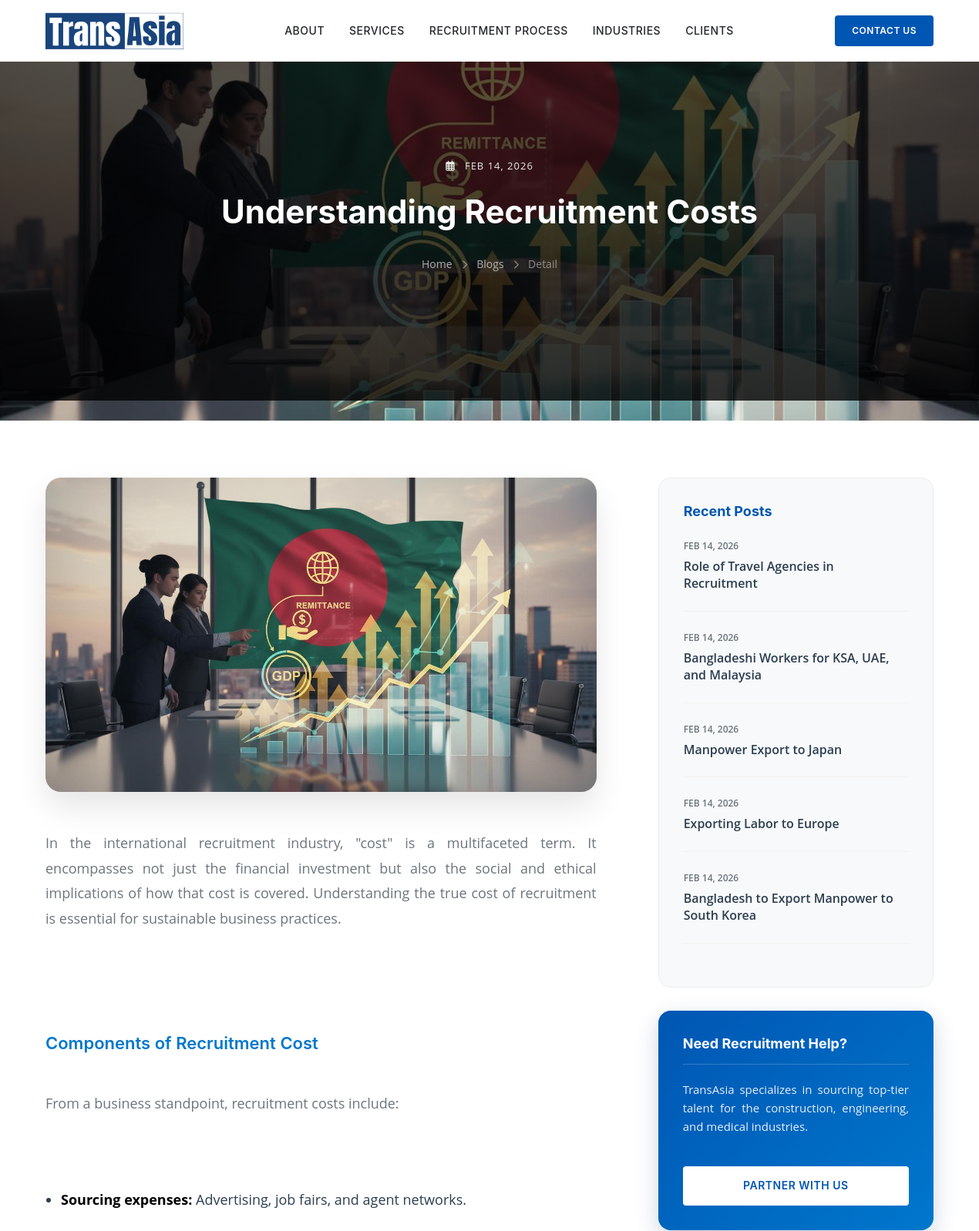
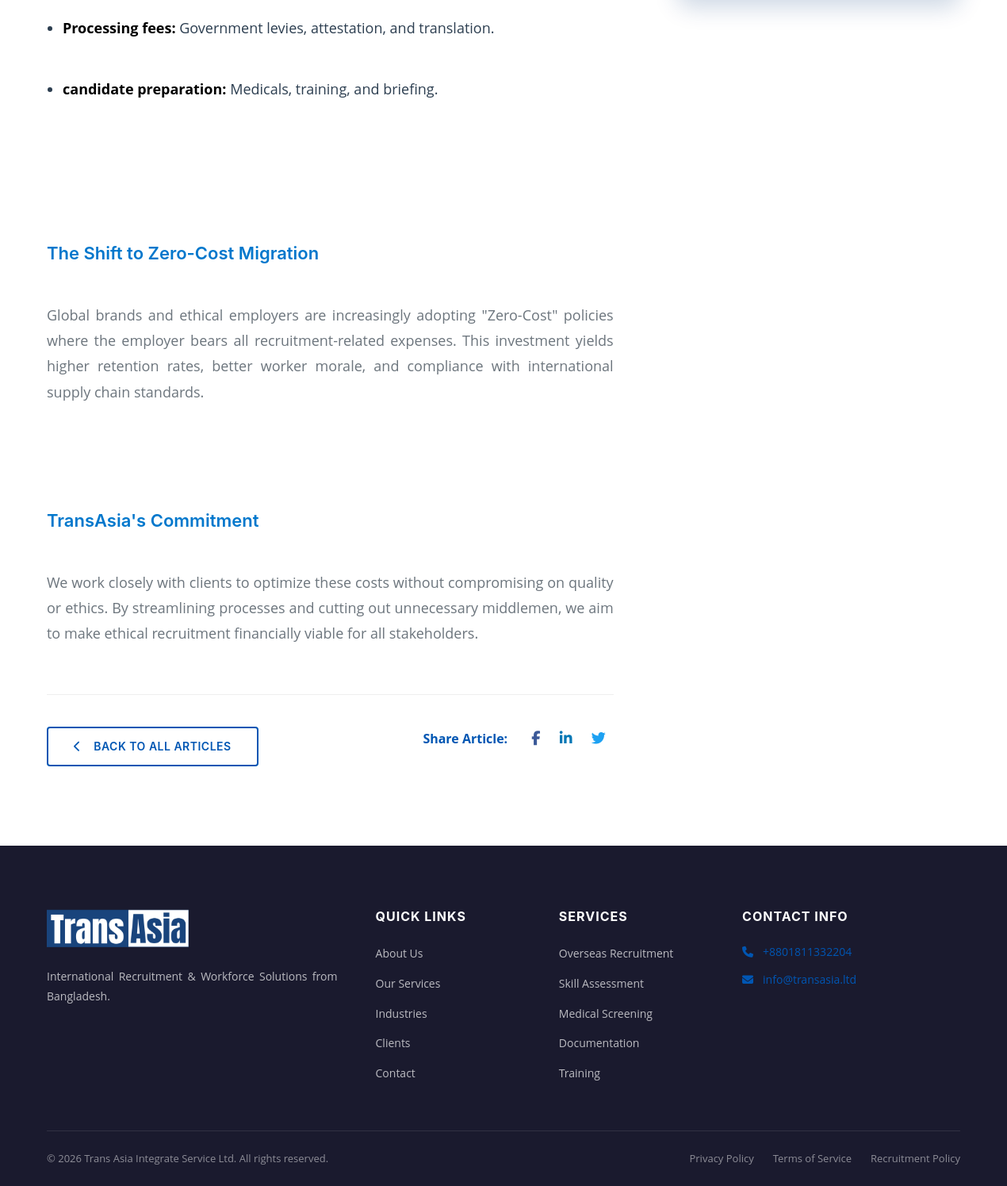
The app's page /blog-detail.php?slug=recruitment-cost with its own data (2 pictures, top to bottom).
### tables this page shows
CREATE TABLE `blogs` (
  `id` int(11) NOT NULL AUTO_INCREMENT,
  `title` varchar(255) NOT NULL,
  `slug` varchar(255) NOT NULL,
  `keywords` text DEFAULT NULL,
  `content` longtext DEFAULT NULL,
  `excerpt` text DEFAULT NULL,
  `image_url` varchar(255) DEFAULT NULL,
  `status` enum('Draft','Published') DEFAULT 'Draft',
  `created_at` timestamp NOT NULL DEFAULT current_timestamp(),
  `updated_at` timestamp NOT NULL DEFAULT current_timestamp() ON UPDATE current_timestamp(),
  PRIMARY KEY (`id`),
  UNIQUE KEY `slug` (`slug`)
);

CREATE TABLE `site_settings` (
  `setting_key` varchar(50) NOT NULL,
  `setting_value` text DEFAULT NULL,
  PRIMARY KEY (`setting_key`)
);

### includes/functions.php (called while the page is built, shortened)
<?php
function get_setting($key, $default = '') {
    global $pdo;
    try {
        $stmt = $pdo->prepare("SELECT setting_value FROM site_settings WHERE setting_key = ?");
        $stmt->execute([$key]);
        $value = $stmt->fetchColumn();
        return $value !== false ? $value : $default;
    } catch (Exception $e) {
        return $default;
    }
}
?>

### blog-detail.php (the view, shortened to what this page needs)
<?php
require_once 'includes/init.php';
$slug = $_GET['slug'] ?? '';
$stmt = $pdo->prepare("SELECT * FROM blogs WHERE slug = ? AND status = 'Published'");
$stmt->execute([$slug]);
$blog = $stmt->fetch();
?>
<!DOCTYPE html>
<html lang="en">
<head>
  <link rel="stylesheet" href="https://cdnjs.cloudflare.com/ajax/libs/font-awesome/6.5.1/css/all.min.css">
  <link rel="stylesheet" href="css/styles.css">
</head>
<body>
  <?php
    include 'includes/header.php';
  ?>
  <main>
    <section class="page-header" style="padding: 120px 0 80px;">
      <div class="page-header-bg" style="background-image: url('<?php echo $blog['image_url'] ?: get_setting('blogs_header_bg', 'images/blog-header.jpg'); ?>'); transform: scale(1.1);"></div>
      <div class="page-header-overlay" style="background: linear-gradient(rgba(0,0,0,0.6), rgba(0,0,0,0.8));"></div>
      <div class="container">
        <div class="blog-header-content text-center" data-aos="fade-up">
          <div class="blog-meta-top" style="color: rgba(255,255,255,0.9); margin-bottom: 24px; font-weight: 500; letter-spacing: 1px; text-transform: uppercase; font-size: 13px;">
            <i class="far fa-calendar-alt" style="margin-right: 8px;"></i> <?php echo date('M d, Y', strtotime($blog['created_at'])); ?>
          </div>
          <h1 style="font-size: 42px; line-height: 1.2; margin-bottom: 0;"><?php echo htmlspecialchars($blog['title']); ?></h1>
          <nav class="breadcrumb" aria-label="Breadcrumb" style="justify-content: center; margin-top: 32px; opacity: 0.8;">
            <a href="index.php">Home</a>
            <i class="fas fa-chevron-right"></i>
            <a href="blogs.php">Blogs</a>
            <i class="fas fa-chevron-right"></i>
            <span>Detail</span>
          </nav>
        </div>
      </div>
    </section>
    <section style="padding: 100px 0;">
      <div class="container">
        <div class="two-column" style="grid-template-columns: 2fr 1fr; align-items: flex-start; gap: 80px;">
          <div class="main-content" data-aos="fade-right">
            <?php if ($blog['image_url']): ?>
              <img src="<?php echo $blog['image_url']; ?>" alt="<?php echo htmlspecialchars($blog['title']); ?>" style="width: 100%; border-radius: 20px; margin-bottom: 50px; box-shadow: 0 20px 40px rgba(0,0,0,0.1);">
            <?php endif; ?>
            <div class="blog-content">
              <?php echo nl2br($blog['content']); ?>
            </div>
            <div class="blog-nav">
              <a href="blogs.php" class="btn btn-outline-dark"><i class="fas fa-chevron-left" style="margin-right: 8px;"></i> Back to All Articles</a>
              <div class="share-buttons">
                <span style="font-weight: 700; margin-right: 16px; color: var(--primary-blue);">Share Article:</span>
                <a href="#" style="color: #3b5998; margin: 0 10px; font-size: 18px;"><i class="fab fa-facebook-f"></i></a>
                <a href="#" style="color: #0077b5; margin: 0 10px; font-size: 18px;"><i class="fab fa-linkedin-in"></i></a>
                <a href="#" style="color: #1da1f2; margin: 0 10px; font-size: 18px;"><i class="fab fa-twitter"></i></a>
              </div>
            </div>
          </div>
          <aside class="blog-sidebar" data-aos="fade-left">
            <div class="sidebar-widget">
              <h4>Recent Posts</h4>
              <ul style="list-style: none; padding: 0; margin-top: 24px;">
                <?php
                $stmt = $pdo->prepare("SELECT title, slug, created_at FROM blogs WHERE status = 'Published' AND id != ? ORDER BY created_at DESC LIMIT 5");
                $stmt->execute([$blog['id']]);
                while ($recent = $stmt->fetch()):
                ?>
                  <li style="margin-bottom: 24px; padding-bottom: 24px; border-bottom: 1px solid #f1f1f1; last-child: border-bottom: none;">
                    <a href="blog-detail.php?slug=<?php echo $recent['slug']; ?>" style="text-decoration: none; color: #2c3e50; display: block; transition: color 0.3s;">
                      <div style="font-size: 12px; color: var(--text-muted); margin-bottom: 6px; font-weight: 600; text-transform: uppercase;"><?php echo date('M d, Y', strtotime($recent['created_at'])); ?></div>
                      <div style="font-weight: 600; line-height: 1.4; font-size: 16px;"><?php echo htmlspecialchars($recent['title']); ?></div>
                    </a>
                  </li>
                <?php endwhile; ?>
              </ul>
            </div>
            <div class="sidebar-widget cta-widget">
              <h4>Need Recruitment Help?</h4>
              <p>TransAsia specializes in sourcing top-tier talent for the construction, engineering, and medical industries.</p>
              <a href="contact.php" class="btn btn-white" style="margin-top: 24px; width: 100%; justify-content: center; font-weight: 600;">Partner With Us</a>
            </div>
          </aside>
        </div>
      </div>
    </section>
  </main>
  <?php include 'includes/footer.php'; ?>
</body>
</html>

### includes/footer.php (shortened to what this page needs)
<footer class="footer" role="contentinfo">
  <div class="container">
    <div class="footer-grid">
      <div class="footer-about">
        <div class="footer-logo">
          <img src="images/logo.png" alt="<?php echo htmlspecialchars(get_setting('site_name')); ?> Logo" height="40">
        </div>
        <p><?php echo htmlspecialchars(get_setting('site_description')); ?></p>
      </div>
      <div class="footer-links-column">
        <h4>Quick Links</h4>
        <ul class="footer-links">
          <li><a href="about.php">About Us</a></li>
          <li><a href="services.php">Our Services</a></li>
          <li><a href="industries.php">Industries</a></li>
          <li><a href="clients.php">Clients</a></li>
          <li><a href="contact.php">Contact</a></li>
        </ul>
      </div>
      <div class="footer-links-column">
        <h4>Services</h4>
        <ul class="footer-links">
          <li><a href="services.php">Overseas Recruitment</a></li>
          <li><a href="services.php">Skill Assessment</a></li>
          <li><a href="services.php">Medical Screening</a></li>
          <li><a href="services.php">Documentation</a></li>
          <li><a href="services.php">Training</a></li>
        </ul>
      </div>
      <div class="footer-contact">
        <h4>Contact Info</h4>
        <?php if ($phone = get_setting('support_phone')): ?>
          <p><i class="fas fa-phone"></i> <a href="tel:<?php echo htmlspecialchars($phone); ?>"><?php echo htmlspecialchars($phone); ?></a></p>
        <?php endif; ?>
        <?php if ($email = get_setting('primary_email')): ?>
          <p><i class="fas fa-envelope"></i> <a href="mailto:<?php echo htmlspecialchars($email); ?>"><?php echo htmlspecialchars($email); ?></a></p>
        <?php endif; ?>
      </div>
    </div>
    <div class="footer-bottom">
      <p>&copy; <?php echo date('Y'); ?> <?php echo htmlspecialchars(get_setting('site_name')); ?>. All rights reserved.</p>
      <div class="footer-bottom-links">
        <a href="#">Privacy Policy</a>
        <a href="#">Terms of Service</a>
        <a href="#">Recruitment Policy</a>
      </div>
    </div>
  </div>
</footer>

### css/styles.css (style rules this page uses)
:root { --primary-blue: #0056b3; --secondary-blue: #0077cc; --accent-green: #28a745; --bg-light: #f8f9fa; --text-dark: #212529; --text-muted: #6c757d; --white: #ffffff; --border-color: #ced4da; --shadow-sm: 0 2px 8px rgba(0, 0, 0, 0.08); --shadow-md: 0 4px 16px rgba(0, 0, 0, 0.12); --shadow-lg: 0 8px 32px rgba(0, 0, 0, 0.16); --transition: all 0.3s ease; --border-radius: 8px; --border-radius-sm: 4px; }
*, *::before, *::after { box-sizing: border-box; margin: 0; padding: 0; }
html { scroll-behavior: smooth; font-size: 16px; }
body { font-family: 'Open Sans', -apple-system, BlinkMacSystemFont, 'Segoe UI', Roboto, sans-serif; font-size: 16px; line-height: 1.6; color: var(--text-dark); background-color: var(--white); -webkit-font-smoothing: antialiased; -moz-osx-font-smoothing: grayscale; overflow-x: hidden; }
h1, h2, h3, h4, h5, h6 { font-family: 'Inter', -apple-system, BlinkMacSystemFont, 'Segoe UI', Roboto, sans-serif; font-weight: 700; line-height: 1.2; color: var(--text-dark); }
h1 { font-size: 48px; }
h3 { font-size: 24px; }
h4 { font-size: 20px; }
p { margin-bottom: 1rem; color: var(--text-muted); text-align: justify; }
a { color: var(--primary-blue); text-decoration: none; transition: var(--transition); }
img { max-width: 100%; height: auto; display: block; }
.container { max-width: 1200px; margin: 0 auto; padding: 0 24px; }
section { padding: 80px 0; }
.btn { display: inline-flex; align-items: center; justify-content: center; padding: 12px 32px; font-family: 'Inter', sans-serif; font-size: 14px; font-weight: 600; text-transform: uppercase; letter-spacing: 0.5px; border-radius: var(--border-radius-sm); border: 2px solid transparent; cursor: pointer; transition: var(--transition); gap: 8px; }
.btn-outline-dark { background-color: transparent; color: var(--primary-blue); border-color: var(--primary-blue); }
.btn-white { background-color: var(--white); color: var(--primary-blue); border-color: var(--white); }
.footer { background-color: #1a1a2e; color: var(--white); padding: 80px 0 0; }
.footer-grid { display: grid; grid-template-columns: 2fr 1fr 1fr 1.5fr; gap: 48px; margin-bottom: 48px; }
.footer-logo { margin-bottom: 24px; }
.footer-logo img { height: 48px; width: auto; }
.footer-about p { color: rgba(255, 255, 255, 0.7); font-size: 14px; line-height: 1.8; }
.footer h4 { color: var(--white); font-size: 16px; margin-bottom: 24px; text-transform: uppercase; letter-spacing: 1px; }
.footer-links { list-style: none; }
.footer-links li { margin-bottom: 12px; }
.footer-links a { color: rgba(255, 255, 255, 0.7); font-size: 14px; transition: var(--transition); }
.footer-contact p { color: rgba(255, 255, 255, 0.7); font-size: 14px; margin-bottom: 12px; display: flex; align-items: flex-start; gap: 12px; }
.footer-contact i { color: var(--primary-blue); margin-top: 4px; }
.footer-bottom { border-top: 1px solid rgba(255, 255, 255, 0.1); padding: 24px 0; display: flex; justify-content: space-between; align-items: center; flex-wrap: wrap; gap: 16px; }
.footer-bottom p { color: rgba(255, 255, 255, 0.5); font-size: 13px; margin: 0; }
.footer-bottom-links { display: flex; gap: 24px; }
.footer-bottom-links a { color: rgba(255, 255, 255, 0.5); font-size: 13px; }
.page-header { position: relative; height: 65vh; min-height: 500px; display: flex; align-items: center; justify-content: center; text-align: center; color: var(--white); padding-top: 80px; }
.page-header-bg { position: absolute; top: 0; left: 0; right: 0; bottom: 0; background-size: cover; background-position: center; z-index: -2; }
.page-header-overlay { position: absolute; top: 0; left: 0; right: 0; bottom: 0; background: linear-gradient(135deg, rgba(0, 86, 179, 0.9) 0%, rgba(0, 0, 0, 0.8) 100%); z-index: -1; }
.page-header h1 { color: var(--white); font-size: 42px; margin-bottom: 16px; }
.breadcrumb { display: flex; align-items: center; justify-content: center; gap: 12px; font-size: 14px; }
.breadcrumb a { color: rgba(255, 255, 255, 0.8); }
.breadcrumb i { font-size: 12px; color: rgba(255, 255, 255, 0.5); }
.breadcrumb span { color: rgba(255, 255, 255, 0.6); }
.two-column { display: grid; grid-template-columns: 1fr 1fr; gap: 64px; align-items: center; }
[data-aos] { opacity: 0; transition-property: opacity, transform; }
[data-aos="fade-up"] { transform: translateY(30px); }
[data-aos="fade-left"] { transform: translateX(30px); }
[data-aos="fade-right"] { transform: translateX(-30px); }
.text-center { text-align: center; }

### records on screen
blogs: image_url (picture), created_at "FEB 14, 2026", title "Understanding Recruitment Costs", content "In the international recruitment industry, \"cost\" is a multifaceted term. It encompasses not just the financial investment but also the social and ethical implications of how that cost is covered. Understanding the true cost of recruitment is essential for sustainable business practices. Components of Recruitment Cost From a business standpoint, recruitment costs include: Sourcing expenses: Advertising, job fairs, and agent networks. Processing fees: Government levies, attestation, and translation. candidate preparation: Medicals, training, and briefing. The Shift to Zero-Cost Migration Global brands and ethical employers are increasingly adopting \"Zero-Cost\" policies where the employer…"
blogs: created_at "FEB 14, 2026", title "Role of Travel Agencies in Recruitment"
blogs: created_at "FEB 14, 2026", title "Bangladeshi Workers for KSA, UAE, and Malaysia"
blogs: created_at "FEB 14, 2026", title "Manpower Export to Japan"
blogs: created_at "FEB 14, 2026", title "Exporting Labor to Europe"
blogs: created_at "FEB 14, 2026", title "Bangladesh to Export Manpower to South Korea"
site_settings: setting_value "International Recruitment & Workforce Solutions from Bangladesh."
site_settings: setting_value "+8801811332204"
site_settings: setting_value "info@transasia.ltd"
site_settings: setting_value "Trans Asia Integrate Service Ltd"
